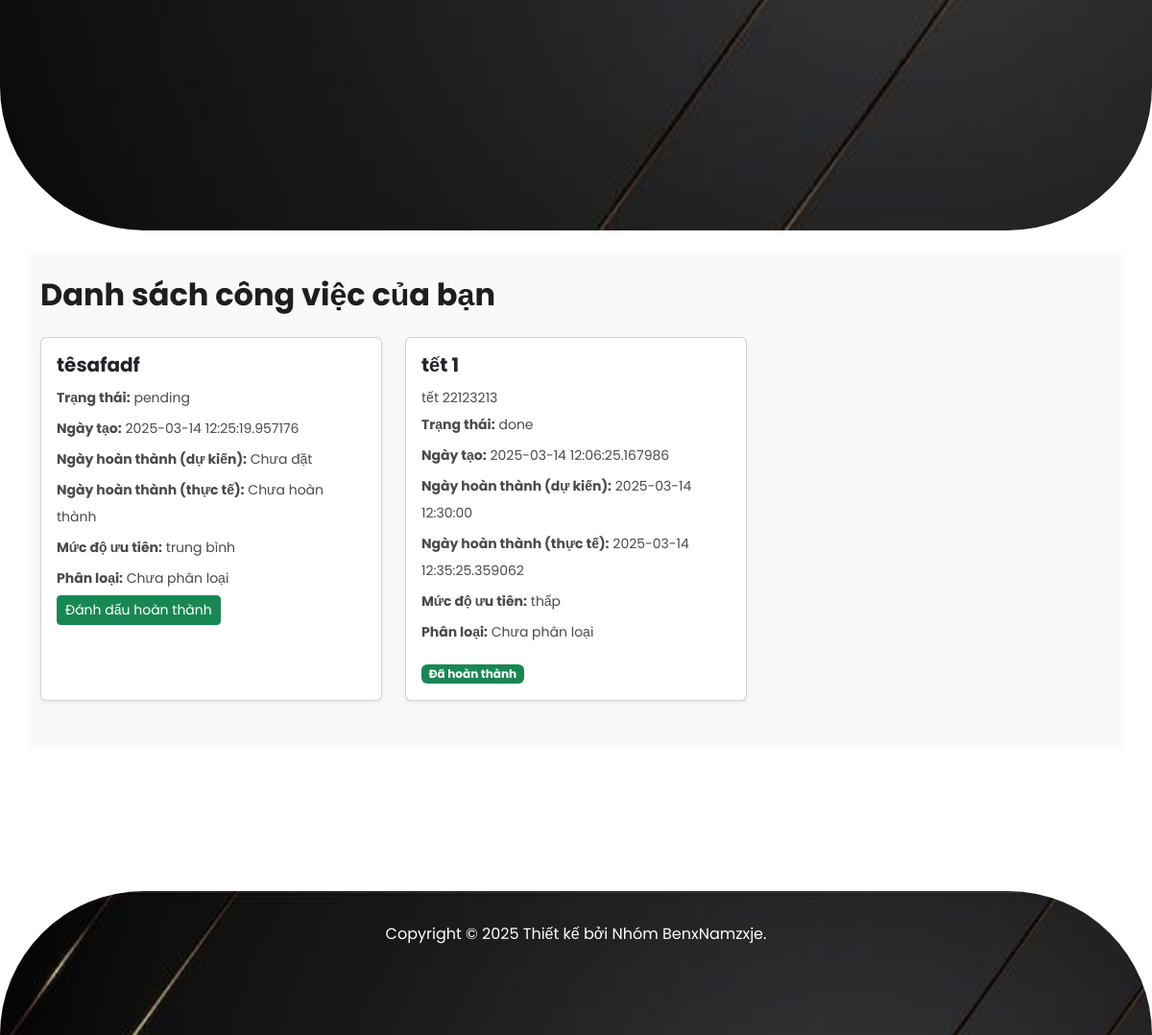
Page / (signed in, lower part) on the earlier database version.
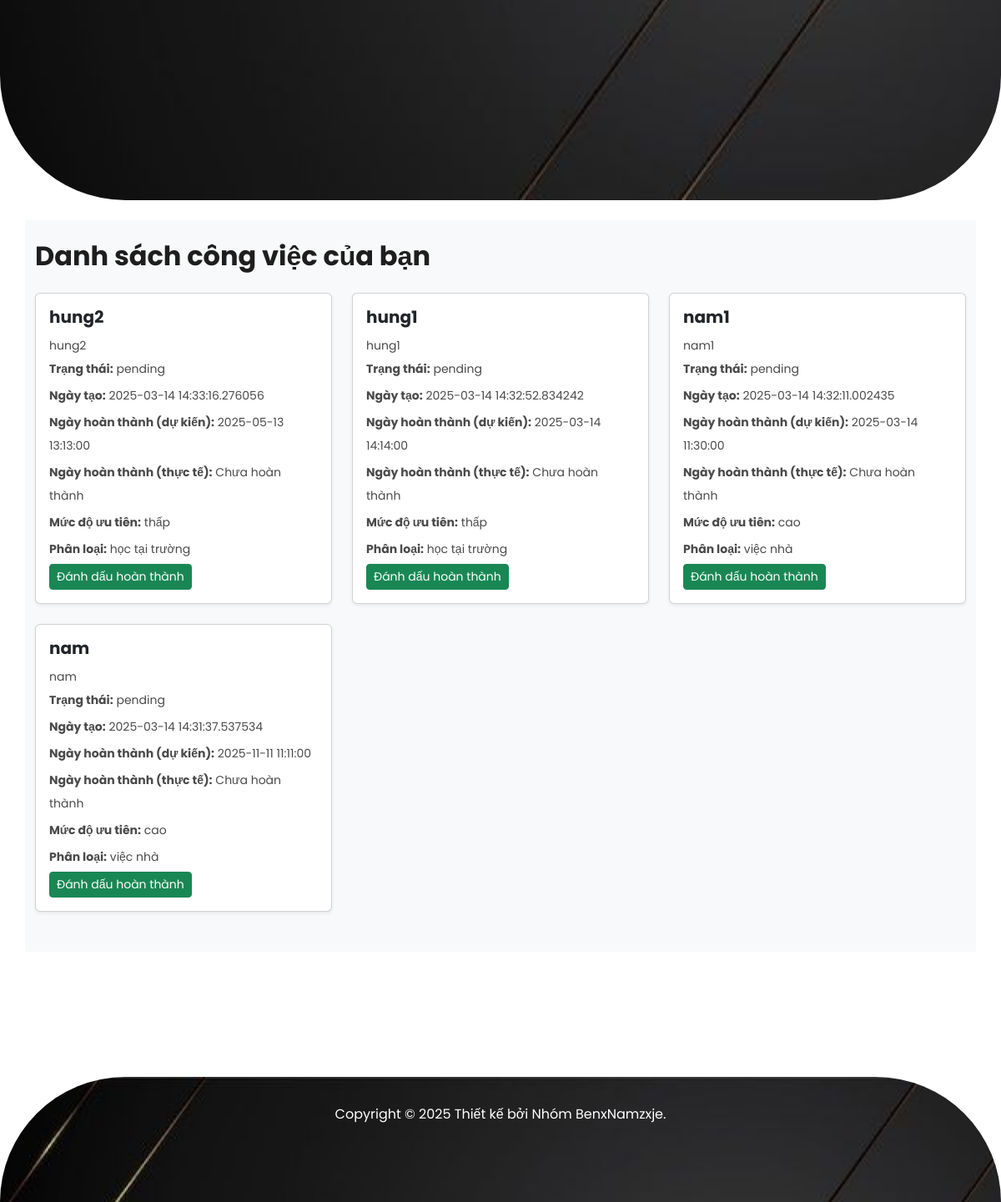
Same page on the later database version.
### app.py (models this page shows)
class Task(db.Model):
    id = db.Column(db.Integer, primary_key=True)
    title = db.Column(db.String(100), nullable=False)
    content = db.Column(db.Text, nullable=True)
    status = db.Column(db.String(20), default='pending')  # pending, done
    created_time = db.Column(db.DateTime, default=datetime.utcnow)
    finished_time = db.Column(db.DateTime, nullable=True)
    due_date = db.Column(db.DateTime, nullable=True)        # Ngày dự kiến hoàn thành
    priority = db.Column(db.String(20), default='trung bình') # cao, trung bình, thấp
    user_id = db.Column(db.Integer, db.ForeignKey('user.id'), nullable=False)
    category_id = db.Column(db.Integer, db.ForeignKey('category.id'), nullable=True)

class Category(db.Model):
    id = db.Column(db.Integer, primary_key=True)
    name = db.Column(db.String(100), nullable=False)
    tasks = db.relationship('Task', backref='category', lazy=True)

### app.py (the view)
@app.route('/')
def home():
    user = current_user()
    if user:
        tasks = Task.query.filter_by(user_id=user.id).order_by(Task.id.desc()).all()
    else:
        tasks = []
    return render_template('index.html', user=user, tasks=tasks)

### app.py (called while the page is built)
def current_user():
    if 'user_id' in session:
        return User.query.get(session['user_id'])
    return None

### Templates/index.html (shortened to what this page needs)
<!DOCTYPE html>
<html lang="en">
  <head>
    <link
      rel="stylesheet"
      href="{{ url_for('static', filename='vendor/bootstrap/css/bootstrap.min.css') }}"
    />
    <link
      rel="stylesheet"
      href="{{ url_for('static', filename='css/fontawesome.css') }}"
    />
    <link
      rel="stylesheet"
      href="{{ url_for('static', filename='css/templatemo-lugx-gaming.css') }}"
    />
    <link
      rel="stylesheet"
      href="{{ url_for('static', filename='css/owl.css') }}"
    />
    <link
      rel="stylesheet"
      href="{{ url_for('static', filename='css/animate.css') }}"
    />
    <link
      rel="stylesheet"
      href="https://unpkg.com/swiper@7/swiper-bundle.min.css"
    />
  </head>
  <body>
    <div class="main-banner">
      <div class="container">
        <div class="row">
          <div class="col-lg-6 align-self-center">
          </div>
          <div class="col-lg-4 offset-lg-2">
          </div>
        </div>
      </div>
    </div>
    <div class="container bg-light my-4 py-4">
      <h2 class="mb-4">Danh sách công việc của bạn</h2>
      {% if tasks and tasks|length > 0 %}
      <div class="row">
        {% for task in tasks %}
        <div class="col-md-4 mb-4">
          <div class="card h-100 shadow-sm">
            <div class="card-body">
              <h5 class="card-title">{{ task.title }}</h5>
              <p class="card-text">{{ task.content }}</p>
              <p class="mb-1"><strong>Trạng thái:</strong> {{ task.status }}</p>
              <p class="mb-1"><strong>Ngày tạo:</strong> {{ task.created_time }}</p>
              {% if task.due_date %}
              <p class="mb-1"><strong>Ngày hoàn thành (dự kiến):</strong> {{ task.due_date }}</p>
              {% else %}
              <p class="mb-1"><strong>Ngày hoàn thành (dự kiến):</strong> Chưa đặt</p>
              {% endif %}
              {% if task.finished_time %}
              <p class="mb-1"><strong>Ngày hoàn thành (thực tế):</strong> {{ task.finished_time }}</p>
              {% else %}
              <p class="mb-1"><strong>Ngày hoàn thành (thực tế):</strong> Chưa hoàn thành</p>
              {% endif %}
              <p class="mb-1"><strong>Mức độ ưu tiên:</strong> {{ task.priority }}</p>
              {% if task.category %}
              <p class="mb-1">
                <strong>Phân loại:</strong> {{ task.category.name }}
              </p>
              {% else %}
              <p class="mb-1">
                <strong>Phân loại:</strong> Chưa phân loại
              </p>
              {% endif %}
              {% if task.status != 'done' and task.status != 'completed' %}
              <form action="{{ url_for('finish_task', task_id=task.id) }}" method="POST">
                <button type="submit" class="btn btn-success btn-sm">
                  Đánh dấu hoàn thành
                </button>
              </form>
              {% else %}
              <span class="badge bg-success mt-3">Đã hoàn thành</span>
              {% endif %}
            </div>
          </div>
        </div>
        {% endfor %}
      </div>
      {% else %}
      <p>
        Hiện chưa có công việc nào. Bạn có thể thêm mới tại trang
        <a href="{{ url_for('tasks') }}">Tasks</a>.
      </p>
      {% endif %}
    </div>
    <footer>
      <div class="container">
        <div class="col-lg-12">
          <p>
            Copyright © 2025
            Thiết kế bởi <a href="#">Nhóm BenxNamzxje</a>.
          </p>
        </div>
      </div>
    </footer>
  </body>
</html>

### static/css/templatemo-lugx-gaming.css (style rules this page uses)
html, body, div, span, applet, object, iframe, h1, h2, h3, h4, h5, h6, p, blockquote, div pre, a, abbr, acronym, address, big, cite, code, del, dfn, em, font, img, ins, kbd, q, s, samp, small, strike, strong, sub, sup, tt, var, b, u, i, center, dl, dt, dd, ol, ul, li, figure, header, nav, section, article, aside, footer, figcaption { margin: 0; padding: 0; border: 0; outline: 0; }
header, nav, section, article, aside, footer, hgroup { display: block; }
* { box-sizing: border-box; }
html, body { font-family: "Poppins", sans-serif; -ms-text-size-adjust: 100%; -webkit-font-smoothing: antialiased; -moz-osx-font-smoothing: grayscale; }
a { text-decoration: none !important; }
h1, h2, h3, h4, h5, h6 { color: #1e1e1e; margin-top: 0px; margin-bottom: 0px; font-weight: 700; }
p { font-size: 14px; line-height: 28px; color: #4a4a4a; }
html, body { font-family: "Poppins", sans-serif; }
.main-banner { background-image: url(../images/head-background.jpg); border-radius: 0px 0px 150px 150px; background-position: center bottom; background-repeat: no-repeat; background-size: cover; padding: 225px 0px; }
footer { margin-top: 150px; background-color: #0071f8; background-repeat: no-repeat; background-size: cover; background-image: url(../images/footer-background.jpg); min-height: 150px; border-radius: 150px 150px 0px 0px; }
footer p { text-align: center; line-height: 90px; color: #fff; font-size: 16px; font-weight: 400; }
footer p a { color: #fff; transition: all 0.3s; position: relative; z-index: 3; }
body { overflow-x: hidden; }

Differences in the rows shown:
removed Task: title "têsafadf", status "pending", created_time "2025-03-14 12:25:19.957176", shows "Ngày hoàn thành (dự kiến):", shows "Ngày hoàn thành (thực tế):", priority "trung bình", shows "Phân loại:"
removed Task: title "tết 1", content "tết 22123213", status "done", created_time "2025-03-14 12:06:25.167986", due_date "2025-03-14 12:30:00", finished_time "2025-03-14 12:35:25.359062", priority "thấp", shows "Phân loại:", shows "Đã hoàn thành"
added Task: title "hung2", content "hung2", status "pending", created_time "2025-03-14 14:33:16.276056", due_date "2025-05-13 13:13:00", shows "Ngày hoàn thành (thực tế):", priority "thấp", category.name "học tại trường"
added Task: title "hung1", content "hung1", status "pending", created_time "2025-03-14 14:32:52.834242", due_date "2025-03-14 14:14:00", shows "Ngày hoàn thành (thực tế):", priority "thấp", category.name "học tại trường"
added Task: title "nam1", content "nam1", status "pending", created_time "2025-03-14 14:32:11.002435", due_date "2025-03-14 11:30:00", shows "Ngày hoàn thành (thực tế):", priority "cao", category.name "việc nhà"
added Task: title "nam", content "nam", status "pending", created_time "2025-03-14 14:31:37.537534", due_date "2025-11-11 11:11:00", shows "Ngày hoàn thành (thực tế):", priority "cao", category.name "việc nhà"
